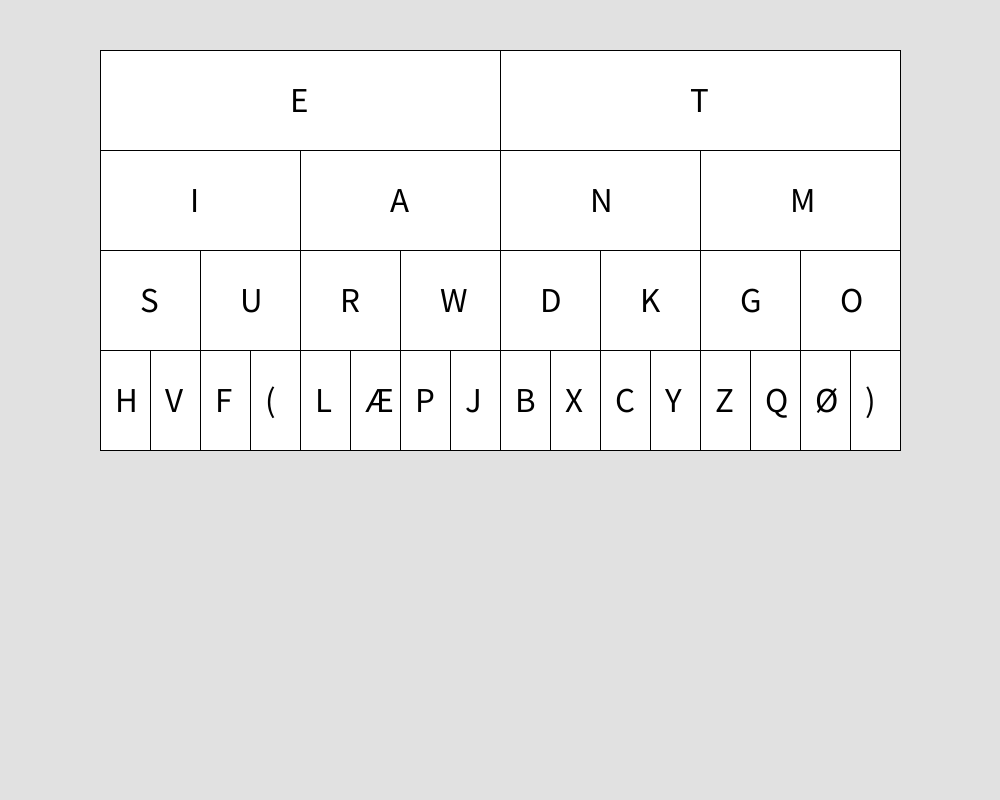
Frame 1 (no input)
Frame 60 (the mouse pressed at the canvas centre just before this capture): identical to frame 1, image omitted
Frame 120 (the mouse held since frame 60 and released just before this capture): identical to frame 1, image omitted

The Processing sketch that drew this single still picture (run headless with seeded random() and noise(); from frame 60 on, the mouse is pressed at the canvas centre):

// Processing sketch: Morsekode
// ── Morsekode.pde
float x = 100;
float y = 50;

MorseTabel[] morseTabels = new MorseTabel[30];




int bredde = 400;
int hojde = 100;

String str=""; // Opretter en string som er tom
ArrayList<String> morseListe = new ArrayList <String>();

void setup() {
  size(1000, 800);
  setupMorseTable();
  textSize(35);
  
}
void draw() {
  background(225);
  drawMorseTable();
  printArray(morseListe);
  // background(225);

  //f = new Firkant();
  //f.drawFirkant();

  //Række 1:
  //drawE();
  //rect(x,y,bredde,hojde);
  //rect(x+bredde, y, bredde, hojde);

  //Række 2:
  //rect(x, y+hojde, bredde/2, hojde);
  //rect(x+bredde/2, y+hojde, bredde/2, hojde);
  //rect(x+bredde, y+hojde, bredde/2, hojde);
  //rect(x+bredde*1.5, y+hojde, bredde/2, hojde);

  //Række 3
}

void keyPressed() {
  switch(key) {
  case '-': // Overvåger "-" (streg)

    str=str+"-";  // Der tilføjes nu et "-" til slutningen på str 
    println(str);
    break;

  case '.': // Overvåger "." - prik
    str=str+".";  // Der tilføjes nu et "." til slutningen på str
    println(str);
    break;

  case ',': // Overvåger ","
    morseListe.add(str); // 
    str=""; // nulstiller str så den nu er tom
    break;
  }
}

void setupMorseTable() {
//Række 1
  morseTabels[0] = new MorseTabel(x,y,bredde,hojde, 'E');
  morseTabels[1] = new MorseTabel(x+bredde, y, bredde, hojde, 'T');
  
//Række 2
  morseTabels[2] = new MorseTabel(x, y+hojde, bredde/2, hojde, 'I');
  morseTabels[3] = new MorseTabel(x+bredde*1/2,y+hojde, bredde/2, hojde, 'A');
  morseTabels[4] = new MorseTabel(x+bredde, y+hojde, bredde/2, hojde, 'N');
  morseTabels[5] = new MorseTabel(x+bredde*3/2, y+hojde, bredde/2, hojde, 'M');
  
//Række 3
  morseTabels[6] = new MorseTabel(x, y+hojde*2, bredde/4, hojde, 'S');
  morseTabels[7] = new MorseTabel(x+bredde*1/4, y+hojde*2, bredde/4, hojde, 'U');
  morseTabels[8] = new MorseTabel(x+bredde*2/4, y+hojde*2, bredde/4, hojde, 'R');
  morseTabels[9] = new MorseTabel(x+bredde*3/4, y+hojde*2, bredde/4, hojde, 'W');
  morseTabels[10] = new MorseTabel(x+bredde, y+hojde*2, bredde/4, hojde, 'D');
  morseTabels[11] = new MorseTabel(x+bredde*5/4, y+hojde*2, bredde/4, hojde, 'K');
  morseTabels[12] = new MorseTabel(x+bredde*6/4, y+hojde*2, bredde/4, hojde, 'G');
  morseTabels[13] = new MorseTabel(x+bredde*7/4, y+hojde*2, bredde/4, hojde, 'O');
  
//Række 4
  morseTabels[14] = new MorseTabel(x, y+hojde*3, bredde/8, hojde, 'H');
  morseTabels[15] = new MorseTabel(x+bredde*1/8, y+hojde*3, bredde/8, hojde, 'V');
  morseTabels[16] = new MorseTabel(x+bredde*2/8, y+hojde*3, bredde/8, hojde, 'F');
  morseTabels[17] = new MorseTabel(x+bredde*3/8, y+hojde*3, bredde/8, hojde, '(');
  morseTabels[18] = new MorseTabel(x+bredde*4/8, y+hojde*3, bredde/8, hojde, 'L');
  morseTabels[19] = new MorseTabel(x+bredde*5/8, y+hojde*3, bredde/8, hojde, 'Æ');
  morseTabels[20] = new MorseTabel(x+bredde*6/8, y+hojde*3, bredde/8, hojde, 'P');
  morseTabels[21] = new MorseTabel(x+bredde*7/8, y+hojde*3, bredde/8, hojde, 'J');
  morseTabels[22] = new MorseTabel(x+bredde*8/8, y+hojde*3, bredde/8, hojde, 'B');
  morseTabels[23] = new MorseTabel(x+bredde*9/8, y+hojde*3, bredde/8, hojde, 'X');
  morseTabels[24] = new MorseTabel(x+bredde*10/8, y+hojde*3, bredde/8, hojde, 'C');
  morseTabels[25] = new MorseTabel(x+bredde*11/8, y+hojde*3, bredde/8, hojde, 'Y');
  morseTabels[26] = new MorseTabel(x+bredde*12/8, y+hojde*3, bredde/8, hojde, 'Z');
  morseTabels[27] = new MorseTabel(x+bredde*13/8, y+hojde*3, bredde/8, hojde, 'Q');
  morseTabels[28] = new MorseTabel(x+bredde*14/8, y+hojde*3, bredde/8, hojde, 'Ø');
  morseTabels[29] = new MorseTabel(x+bredde*15/8, y+hojde*3, bredde/8, hojde, ')');


}

void drawMorseTable() {

  for (int i =0; i<morseTabels.length;i++){
    pushMatrix();
      translate(morseTabels[i].xpos, morseTabels[i].ypos);
      morseTabels[i].drawFelt();
  popMatrix();
  }
}

// ── MorseTabel.pde
class MorseTabel{
// klassens tilstand atributter
  float xpos= 0.0;
float ypos= 0.0;
float len = 0.0;
float hei = 0.0;
char bogstav;

//konstruktør
MorseTabel(float xpos, float ypos, float len, float hei, char bogstav){
  this.xpos = xpos;
  this.ypos = ypos;
  this.len = len;
  this.hei = hei;
  this.bogstav = bogstav;

}

// metoder

void drawFelt(){
  
  
rect(0,0,len,hei);
fill(0);
text(bogstav,len/2-10,hei/2+12);
fill(255);
}



}

// ── Table.pde
class E {

  //konstroktøren
  E() {
  }

  // klassens metoder
  
  // tegn firkant på canvas
  void drawE() {
     rect(x,y,bredde,hojde);

  }
}
